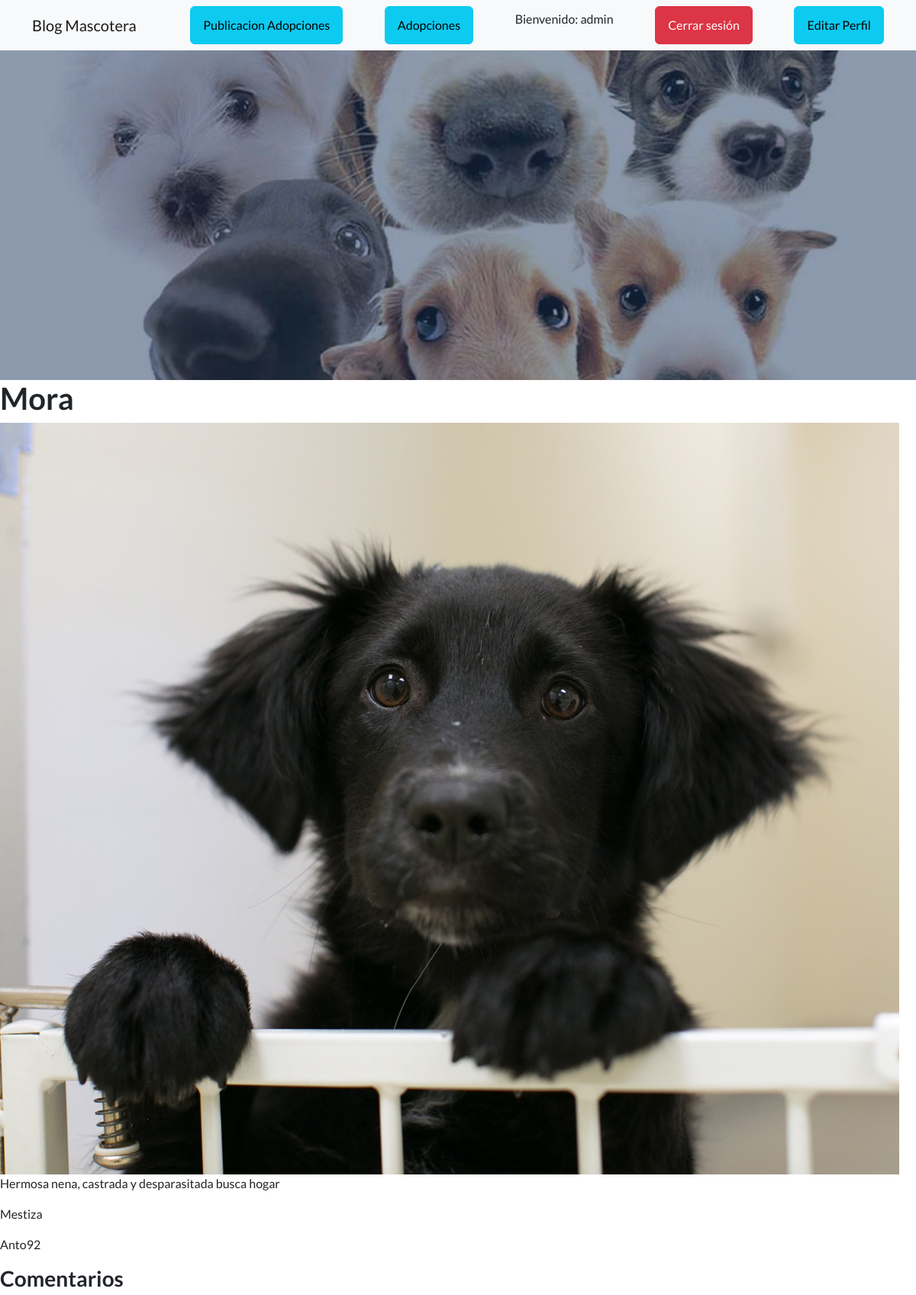
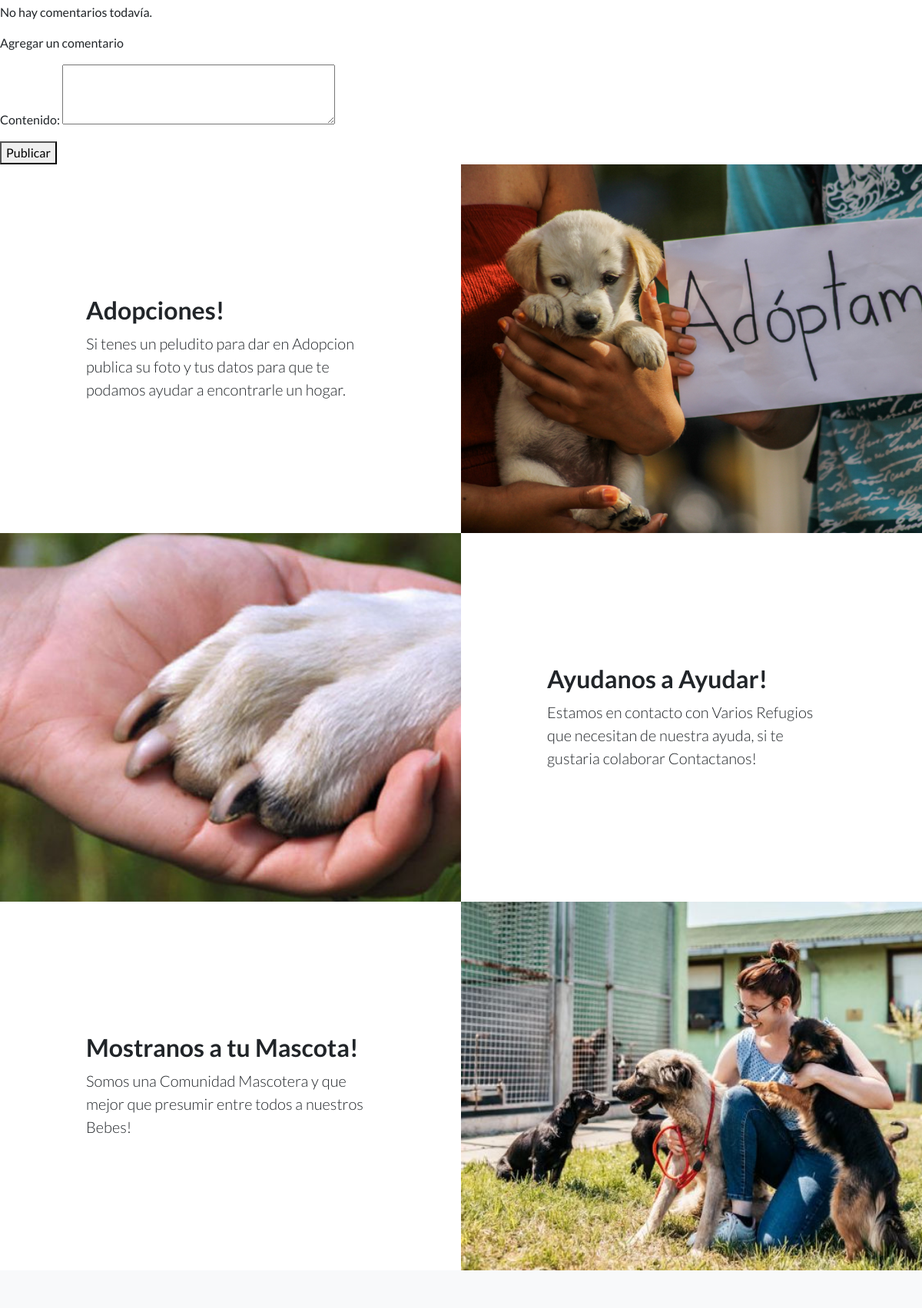
The page /AppInicio/adopcion/11/ (signed in, upper part) on the database its author committed (2 pictures, top to bottom).
### AppInicio/models.py (models this page shows, shortened)
class Adopcion(models.Model):
    autor = models.ForeignKey(User, on_delete=models.CASCADE)
    nombre = models.CharField(max_length=200)
    raza = models.CharField(max_length=200,default='desconocida')
    edad = models.IntegerField(default=1)
    animal_info = models.TextField()
    imagen = models.ImageField(upload_to='adoption_images/')
    fecha_creacion = models.DateTimeField(auto_now_add=True)

### AppInicio/views.py (the view)
# urls.py: path("adopcion/<int:adopcion_id>/", adopcion_detalle, name="adopcion_detalle"),
@login_required
def adopcion_detalle(request, adopcion_id):
    adopcion = get_object_or_404(Adopcion, id=adopcion_id)
    comentarios = adopcion.comentarios.order_by('-pub_date')
    if request.method == "POST":
        form = ComentarioForm(request.POST)
        if form.is_valid():
            comentario = form.save(commit=False)
            comentario.adopcion = adopcion
            comentario.autor = request.user
            comentario.save()
            return redirect("AppInicio:adopcion_detalle", adopcion_id=adopcion.id)
    else:
        form = ComentarioForm()
    return render(request, "AppInicio/adopcion_detalle.html", {"adopcion": adopcion, "comentarios": comentarios, "form": form})

### AppInicio/forms.py
class ComentarioForm(forms.ModelForm):
    class Meta:
        model = Comentario
        fields = ["contenido"]
        widgets = {
            "contenido": forms.Textarea(attrs={"rows": 3}),
        }

### AppInicio/templates/AppInicio/adopcion_detalle.html (shortened to what this page needs)
{% extends "AppInicio/padre.html" %}
{% block contenido %}
  <h1>{{ adopcion.nombre }}</h1>
  <img src="{{ adopcion.imagen.url }}" alt="Imagen de adopción">
  <p>{{ adopcion.animal_info }}</p>
  <p>{{ adopcion.raza }}</p>
  <p>{{ adopcion.autor }}</p>
  <h3>Comentarios</h3>
  {% for comentario in comentarios %}
    <p>{{ comentario.contenido }}</p>
    <p>Publicado por {{ comentario.autor.username }} el {{ comentario.pub_date }}</p>
  {% empty %}
    <p>No hay comentarios todavía.</p>
  {% endfor %}
  <p>Agregar un comentario</p>
  <form method="post">
    {{ form.as_p }}
    <button type="submit">Publicar</button>
  </form>
{% endblock %}

### AppInicio/templates/AppInicio/padre.html (shortened to what this page needs)
<!DOCTYPE html>
<html lang="en">
    <head>
        {% load static %}
        <link href="https://cdn.jsdelivr.net/npm/bootstrap-icons@1.5.0/font/bootstrap-icons.css" rel="stylesheet" type="text/css" />
        <link href="{% static 'AppInicio/css/styles.css' %}" rel="stylesheet" />
    </head>
    <body>
        <nav class="navbar navbar-light bg-light static-top">
            <div class="container">
                <a class="navbar-brand" href="#!">Blog Mascotera</a>
                <a class="btn btn-info" href="{% url 'AppInicio:adopcion_lista' %}">Publicacion Adopciones</a>
                {% if user.is_authenticated %}
                <a class="btn btn-info" href="{% url 'AppInicio:adopcion_nuevo' %}">Adopciones</a>
                <p> Bienvenido: {{ user.username }}</p>
                <a class="btn btn-danger" href="{% url 'AppInicio:logout' %}">Cerrar sesión</a>
                <a class="btn btn-info" href="{% url 'AppInicio:editarPerfil' %}">Editar Perfil</a>
            {% else %}
                <a class="btn btn-success" href="{% url 'AppInicio:login' %}">Ingresar</a>
                <a class="btn btn-success" href="{% url 'AppInicio:register' %}">Registrarse</a>
                {% endif %}
            </div>
        </nav>
        <header class="masthead">
            <div class="container position-relative">
                <div class="row justify-content-center">
                    <div class="col-xl-6">
                    </div>
                </div>
            </div>
        </header>
        {% block contenido %}
        {% endblock %}
        <section class="showcase">
            <div class="container-fluid p-0">
                <div class="row g-0">
                    <div class="col-lg-6 order-lg-2 text-white showcase-img" style="background-image: url('/static/AppInicio/assets/img/Cachorros-1.jpg')"></div>
                    <div class="col-lg-6 order-lg-1 my-auto showcase-text">
                        <h2>Adopciones!</h2>
                        <p class="lead mb-0">Si tenes un peludito para dar en Adopcion publica su foto y tus datos para que te podamos ayudar a encontrarle un hogar.</p>
                    </div>
                </div>
                <div class="row g-0">
                    <div class="col-lg-6 text-white showcase-img" style="background-image: url('/static/AppInicio/assets/img/Animales-de-la-calle-como-ayudar.jpg')"></div>
                    <div class="col-lg-6 my-auto showcase-text">
                        <h2>Ayudanos a Ayudar!</h2>
                        <p class="lead mb-0">Estamos en contacto con Varios Refugios que necesitan de nuestra ayuda, si te gustaria colaborar Contactanos!</p>
                    </div>
                </div>
                <div class="row g-0">
                    <div class="col-lg-6 order-lg-2 text-white showcase-img" style="background-image:url('/static/AppInicio/assets/img/perrito4.jpg')"></div>
                    <div class="col-lg-6 order-lg-1 my-auto showcase-text">
                        <h2>Mostranos a tu Mascota!</h2>
                        <p class="lead mb-0">Somos una Comunidad Mascotera y que mejor que presumir entre todos a nuestros Bebes!</p>
                    </div>
                </div>
            </div>
        </section>
        <section class="testimonials text-center bg-light">
        </section>
    </body>
</html>

### rows shown on the page
Adopcion: nombre "Mora", imagen (picture), animal_info "Hermosa nena, castrada y desparasitada busca hogar", raza "Mestiza", autor "Anto92"

### other values the page prints
{{ user.username }} "admin"
